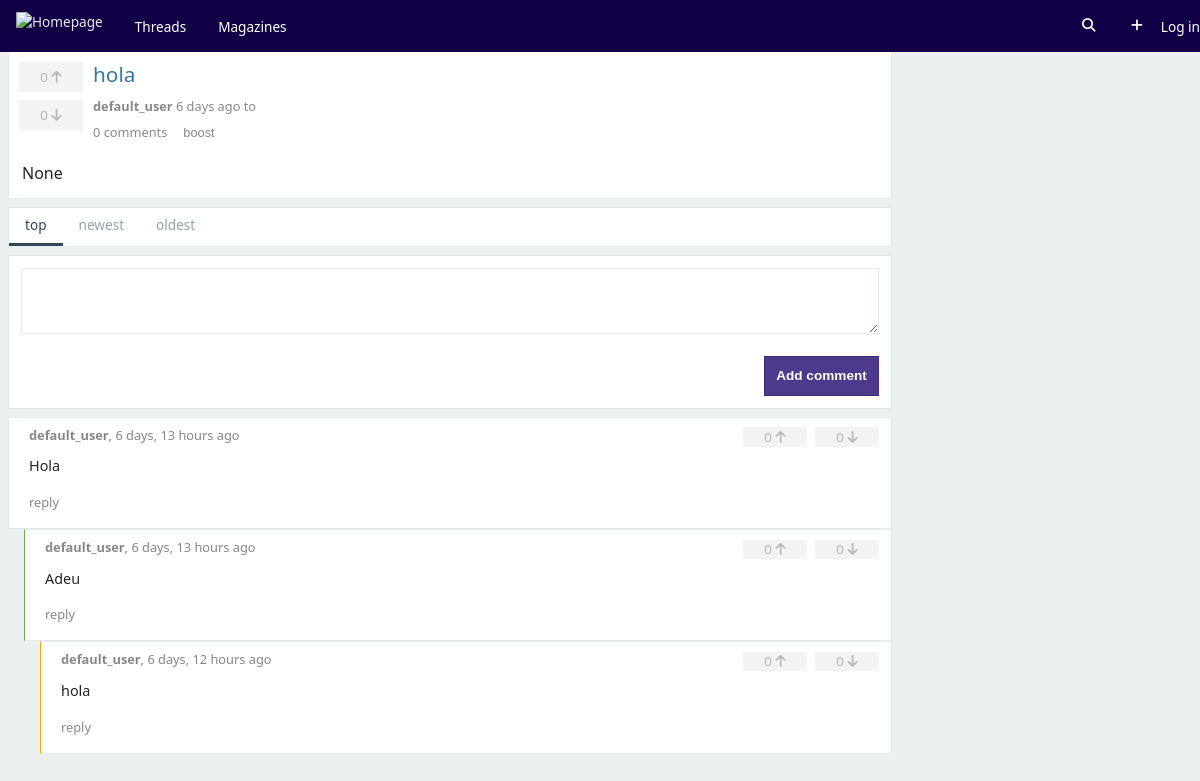
/api/thread/1/top/, run on the app's committed database.
### api/models/thread.py (models this page shows, shortened)
class Publicacio(models.Model):
    num_likes = models.PositiveIntegerField(default=0)
    num_dislikes = models.PositiveIntegerField(default=0)
    author = models.ForeignKey(User, on_delete=models.CASCADE, default='default_user')
    title = models.TextField(max_length=255, default='')
    body = models.TextField(max_length=35000, null=True)
    creation_data = models.DateTimeField(default=timezone.now)
    num_coments = models.PositiveIntegerField(default=0)
    num_boosts = models.PositiveIntegerField(default=0)
    magazine = models.ForeignKey(Magazine, on_delete=models.CASCADE)
    def temps_desde_creacio(self):
        temps = timezone.now()
        diff = temps - self.creation_data
        anys = diff.days // 365
        if anys > 0:
            return "{} years ago".format(anys)
        mesos = diff.days // 30
        if mesos > 0:
            if mesos == 1: return "1 month ago"
            return "{} months ago".format(mesos)
        setmanes = diff.days // 7
        if setmanes > 0:
            if setmanes == 1: return "1 week ago"
            return "{} weeks ago".format(setmanes)
        dies = diff.days % 7
        if dies > 0:
            if dies == 1: return "1 day ago"
            return "{} days ago".format(dies)

### api/models/comment.py (models this page shows)
class Comment(models.Model):
    author = models.ForeignKey(User, on_delete=models.CASCADE, default='default_user')
    body = models.TextField(max_length=35000, null=True)
    creation_data = models.DateTimeField(default=timezone.now)
    last_edited = models.DateTimeField(null=True)
    num_likes = models.PositiveIntegerField(default=0)
    num_dislikes = models.PositiveIntegerField(default=0)
    level = models.PositiveIntegerField(default=1)
    thread = models.ForeignKey(Publicacio, on_delete=models.CASCADE, default='default_thread')

### api/models/user.py (models this page shows, shortened)
class User(models.Model):
    username = models.CharField(max_length=32, primary_key=True)
    description = models.TextField(default="")
    cover = models.ImageField(default="")
    avatar = models.ImageField(default="")
    email = models.EmailField(unique=True)

### api/models/reply.py (models this page shows)
class Reply(models.Model):
    comment_root = models.ForeignKey(Comment, related_name='root_comments', on_delete=models.CASCADE)
    comment_reply = models.ForeignKey(Comment, related_name='reply_comments', on_delete=models.CASCADE)
    class Meta:
        unique_together = (('comment_root', 'comment_reply'),)

### api/views/publicacio_view.py (the view)
# urls.py: path('thread/<int:thread_id>/<str:order>/', views.veure_thread, name='veure_thread'),
def veure_thread(request, thread_id, order, edited=False):
    thread = Publicacio.objects.get(pk=thread_id)
    if order == 'newest':
        comments_root = Comment.objects.filter(thread_id=thread_id, level=1).order_by('-creation_data')
    elif order == 'oldest':
        comments_root = Comment.objects.filter(thread_id=thread_id, level=1).order_by('creation_data')
    else:
        comments_root = Comment.objects.filter(thread_id=thread_id, level=1).order_by('-num_likes')
    replies = Reply.objects.filter(comment_root__in=comments_root)
    context = {'thread': thread, 'comments_root': comments_root, 'replies': replies, 'editat': edited, 'single': True}
    request.session['order'] = order
    return render(request, 'veure_thread.html', context)

### api/context_processors.py (called while the page is built)
def usuari_context_processor(request):
    return {'usuari': getattr(request, 'usuari', None)}

### api/templates/veure_thread.html (shortened to what this page needs)
{% load static %}
<!DOCTYPE html>
<html lang="ca" style="font-size: 100%">
<head>
    <link rel="stylesheet" href="{% static '/css/824.b4cc3385.css' %}" data-turbo-track="reload">
    <link rel="stylesheet" href="{% static '/css/app.910c0aab.css' %}" data-turbo-track="reload">
</head>
<body class="theme--light" data-controller="kbin notifications" data-turbo="false">
{% include 'base.html' %}
<div id="middle" class="page-entry-single">
    <div class="kbin-container">
        <main id="main" data-controller="lightbox timeago" class="">
            <div id="content">
                {% include 'show_threads.html' %}
                <aside class="options" id="options">
                    <menu class="options__main">
                        <li>
                            <a href="{% url 'veure_thread' thread.id 'top' %}"
                               class="{% if request.session.order == 'top' %}active{% endif %}">
                                top
                            </a>
                        </li>
                        <li>
                            <a href="{% url 'veure_thread' thread.id 'newest' %}"
                               class="{% if request.session.order == 'newest' %}active{% endif %}">
                                newest
                            </a>
                        </li>
                        <li>
                            <a href="{% url 'veure_thread' thread.id 'oldest' %}"
                               class="{% if request.session.order == 'oldest' %}active{% endif %}">
                                oldest
                            </a>
                        </li>
                    </menu>
                </aside>
                <div id="comment-add" class="section">
                    <form name="entry_comment" method="post" action="{% url 'add_comment' thread_id=thread.id %}"
                          class="comment-add" enctype="multipart/form-data">
                        <div><label for="entry_comment_6616cdb65f3850.74137319_body"></label><textarea
                                id="entry_comment_6616cdb65f3850.74137319_body" name="entry_comment[body]"
                                data-controller="input-length rich-textarea autogrow"
                                data-action="input-length#updateDisplay" data-input-length-max-value="5000"
                                style="overflow: hidden; height: 66px;"></textarea>
                        </div>
                        <div class="row actions">
                            <ul>
                                <li class="dropdown">
                                    <div>
                                        <button type="submit" id="entry_comment_6616cdb65f3850.74137319_submit"
                                                name="entry_comment[submit]" class="btn btn__primary"
                                                data-action="subject#sendForm">Add comment
                                        </button>
                                    </div>
                                </li>
                            </ul>
                        </div>
                    </form>
                </div>
                <section id="comments" class="comments entry-comments comments-tree show-comment-avatar"
                         data-controller="subject-list comments-wrap"
                         data-action="notifications:EntryCommentCreatedNotification@window->subject-list#increaseCounter">
                    {% load humanize %}
                    {% for comment in comments_root %}
                        {% include 'comments_tree.html' with comment=comment %}
                    {% endfor %}
                </section>
            </div>
        </main>
    </div>
</div>
</body>
</html>

### api/templates/base.html (shortened to what this page needs)
{% load static %}
<header id="header" class="header">
    <div class="kbin-container">
        <nav class="head-nav">
            <div class="brand">
                <a href="/"><img id="logo" src="{% static '/svg/kbin_logo.svg' %}" alt="Homepage" title="Homepage"></a>
            </div>
            <menu class="head-nav__menu">
                <li><a href="/" class="{% if actiu == 'threads' %}active{% endif %}">Threads</a></li>
                <li><a href="/magazines" class="{% if actiu == 'magazine' %}active{% endif %}">Magazines</a></li>
            </menu>
        </nav>
        <menu>
            <li>
                <a href="/cercador" class="icon" aria-label="Search" title="Search">
                    <i class="fa-solid fa-magnifying-glass"></i> Search
                </a>
            </li>
            <li class="dropdown"><a href="/new" class="icon" aria-label="Add" title="Add"><i
                    class="fa-solid fa-plus"></i> Add</a>
            </li>
            {% if user.is_authenticated %}
                <li class="dropdown"><a class=" login" href="/u/{{ usuari.username }}"><span
                        class="user-name">{{ usuari.username }}</span></a>
                    <ul class="dropdown__menu">
                        <li><a href="/u/{{ usuari.username }}" class="">Profile</a></li>
                        <li><a href="{% url 'edit_user' usuari.username %}" class="">Settings</a></li>
                        <li><a href="/logout">Sing off</a></li>
                    </ul>
                </li>
            {% else %}
                {% load socialaccount %}
                <a class="login" href="/accounts/google/login">
                    Log in
                </a>
            {% endif %}
        </menu>
    </div>
</header>

### api/templates/show_threads.html (shortened to what this page needs)
<!DOCTYPE html>
<html lang="en">
<article
        class="entry section subject{% if thread.author.email == user.email %} own{% endif %}{% if single %} entry--single section--top{% endif %}">
    <header>
        <h1>
            <a rel="nofollow noopener noreferrer" href="{% url 'veure_thread' thread.id 'top' %}">{{ thread.title }}</a>
        </h1>
    </header>
    {% if single %}
        <div class="entry__body">
            <div class="content formatted" style="">
                <p>{{ thread.body }}</p>
            </div>
        </div>
    {% endif %}
    <aside class="meta entry__meta">
        <a class="user-inline" href="/u/{{ thread.author_id }}">{{ thread.author_id }}</a>
        <time class="timeago"
              datetime="{{ thread.temps_desde_creacio }}">{{ thread.temps_desde_creacio }}</time>
        <span> to </span>
    </aside>
    <aside class="vote">
        <form action="{% url 'votar_thread' thread.id %}" name="votar_thread" method="post" class="vote__up">
            <button type="submit" title="Vots positius" aria-label="Vots positius">
                <span data-subject-target="favCounter">{{ thread.num_likes }}</span>
                <span><i class="fa-solid fa-arrow-up"></i></span>
            </button>
        </form>
        <form action="{% url 'votar_thread' thread.id %}" name="votar_thread" method="post" class="vote__down">
            <button type="submit" title="Vots negatius" aria-label="Vots negatius">
                <span data-subject-target="downvoteCounter">{{ thread.num_dislikes }}</span> <span><i
                    class="fa-solid fa-arrow-down"></i></span>
            </button>
        </form>
    </aside>
    <footer>
        <menu>
            <li>
                <a class="stretched-link" href="{% url 'veure_thread' thread.id 'top' %}"><span
                        data-subject-target="commentsCounter">{{ thread.num_coments }}</span> comments </a>
            </li>
            <li>
                <form action="{% url 'boost_thread' thread.id %}" name="boost_thread" method="post">
                    <button class="boost-link stretched-link" type="submit"
                            data-action="subject#favourite">boost
                    </button>
                </form>
            </li>
        </menu>
    </footer>
</article>
</html>

### api/templates/comments_tree.html (shortened to what this page needs)
{% if comment.level == 1 %}
    <blockquote class="section comment entry-comment subject comment-level--{{ comment.level }}"
                id="entry-comment-{{ comment.id }}" data-controller="comment subject mentions"
                data-subject-parent-value="" data-action="">
        <header>
            <a
                    data-action="mouseover->mentions#user_popup mouseout->mentions#user_popup_out"
                    class="user-inline"
                    title={{ comment.author.email }}
                    href="{% url 'view_user' comment.author.username %}">
                {{ comment.author.username }}</a>,
            <time class="timeago">{{ comment.creation_data|timesince }}</time> ago
        </header>
        <div class="content" style="">
            <p>{{ comment.body }}</p>
        </div>
        <aside class="vote">
            <form method="post" class="vote__up"
                  action="{% url 'like_comment' thread_id=thread.id comment_id=comment.id %}">
                <button type="submit" title="Favorito" aria-label="Favorito"
                        data-action="subject#vote">
                    <span data-subject-target="favCounter">{{ comment.num_likes }}</span> <span><i
                        class="fa-solid fa-arrow-up"></i></span>
                </button>
            </form>
            <form method="post" class="vote__down"
                  action="{% url 'dislike_comment' thread_id=thread.id comment_id=comment.id %}">
                <button type="submit" title="Votos negativos" aria-label="Votos negativos"
                        data-action="subject#vote" class="vote__up">
                    <span data-subject-target="downvoteCounter">{{ comment.num_dislikes }}</span> <span><i
                        class="fa-solid fa-arrow-down"></i></span>
                </button>
            </form>
        </aside>
        <footer>
            <menu>
                <li>
                    <a class="stretched-link"
                       onclick="document.getElementById('reply_{{ comment.id }}').style.display = 'block';"
                       data-action=" subject#getForm">reply</a>
                </li>
            </menu>
        </footer>
    </blockquote>
{% endif %}
{% for reply in comment.root_comments.all %}
    <blockquote
            class="section comment entry-comment subject comment-level--{{ reply.comment_reply.level }}"
            id="entry-comment-{{ reply.comment_reply.id }}"
            data-controller="comment subject mentions"
            data-subject-parent-value="" data-action="">
        <header>
            <a
                    data-action="mouseover->mentions#user_popup mouseout->mentions#user_popup_out"
                    class="user-inline"
                    title={{ reply.comment_reply.author.email }}
                    href="{% url 'view_user' comment.author.username %}">
                {{ reply.comment_reply.author.username }}</a>,
            <time class="timeago">{{ reply.comment_reply.creation_data|timesince }}</time> ago
        </header>
        <div class="content" style="">
            <p>{{ reply.comment_reply.body }}</p>
        </div>
        <aside class="vote">
            <form method="post" class="vote__up"
                  action="{% url 'like_comment' thread.id reply.comment_reply.id %}">
                <button type="submit" title="Favorito" aria-label="Favorito"
                        data-action="subject#vote">
                    <span data-subject-target="favCounter">{{ reply.comment_reply.num_likes }}</span> <span><i
                        class="fa-solid fa-arrow-up"></i></span>
                </button>
            </form>
            <form method="post" class="vote__down"
                  action="{% url 'dislike_comment' thread.id reply.comment_reply.id %}">
                <button type="submit" title="Votos negativos" aria-label="Votos negativos"
                        data-action="subject#vote" class="vote__up">
                    <span data-subject-target="downvoteCounter">{{ reply.comment_reply.num_dislikes }}</span> <span><i
                        class="fa-solid fa-arrow-down"></i></span>
                </button>
            </form>
        </aside>
        <footer>
            <menu>
                <li>
                    <a class="stretched-link"
                       onclick="document.getElementById('reply_{{ reply.comment_reply.id }}').style.display = 'block';"
                       data-action=" subject#getForm">reply</a>
                </li>
            </menu>
        </footer>
    </blockquote>
    {% include 'comments_tree.html' with comment=reply.comment_reply %}
{% endfor %}

### static/css/824.b4cc3385.css (style rules this page uses)
:root { --ts-pr-clear-button: 0; --ts-pr-caret: 0; --ts-pr-min: .75rem }

### data on the page
Publicacio: title "hola", body "None", author_id "default_user", temps_desde_creacio "6 days ago", num_likes "0", num_dislikes "0", num_coments "0"
Comment: author.username "default_user", creation_data "6 days, 13 hours", body "Hola", num_likes "0", num_dislikes "0"
Reply: comment_reply.author.username "default_user", comment_reply.creation_data "6 days, 13 hours", comment_reply.body "Adeu", comment_reply.num_likes "0", comment_reply.num_dislikes "0"
Reply: comment_reply.author.username "default_user", comment_reply.creation_data "6 days, 12 hours", comment_reply.body "hola", comment_reply.num_likes "0", comment_reply.num_dislikes "0"
